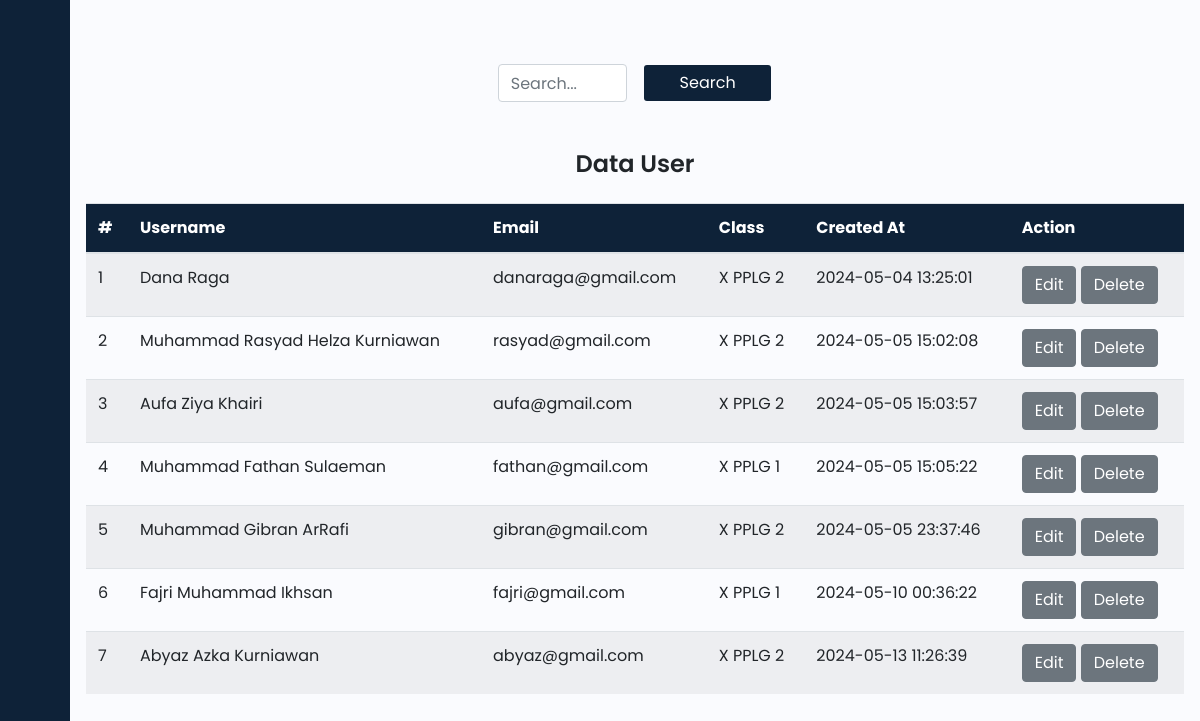
/admin/tabeluser.php (signed in), run on the app's committed database.
### tables this page shows
CREATE TABLE `users` (
  `id` int(11) NOT NULL,
  `username` varchar(255) NOT NULL,
  `email` varchar(255) NOT NULL,
  `class` varchar(255) NOT NULL,
  `password` varchar(255) NOT NULL,
  `created_at` timestamp NOT NULL DEFAULT current_timestamp()
);

### admin/tabeluser.php (the view, shortened to what this page needs)
<!DOCTYPE html>
<html lang="en">
<head>
    <link rel="stylesheet" href="https://maxcdn.bootstrapcdn.com/bootstrap/4.5.2/css/bootstrap.min.css">
    <link rel="stylesheet" href="https://cdnjs.cloudflare.com/ajax/libs/font-awesome/6.5.2/css/all.min.css" />
    <link href="https://cdn.lineicons.com/4.0/lineicons.css" rel="stylesheet" />
    <link rel="stylesheet" href="../public/css/style.css">
</head>
<body>
    <div class="wrapper">
        <aside id="sidebar">
            <div class="d-flex">
                <button class="toggle-btn" type="button">
                </button>
            </div>
            <ul class="sidebar-nav">
                <li class="sidebar-item">
                    <a href="tabeldata.php" class="sidebar-link">
                    </a>
                </li>
                <li class="sidebar-item">
                    <a href="tabeluser.php" class="sidebar-link">
                    </a>
                </li>
                <li class="sidebar-item">
                    <a href="tambahuser.php" class="sidebar-link">
                    </a>
                </li>
                <li class="sidebar-item">
                    <a href="request.php" class="sidebar-link">
                    </a>
                </li>
                <li class="sidebar-item">
                    <a href="controller/logoutadmin.php" class="sidebar-link">
                    </a>
                </li>
            </ul>
        </aside>
        <div class="main p-3">
            <div class="absen">
            <form class="d-flex mx-auto mt-5 w-25 form-group" action="controller/searchuser.php" method="GET">
                <input class="form-control me-2" type="search" name="query" placeholder="Search...">
                <button class="btn ml-3 text-white form-control" type="submit" style="background-color: #0e2238;">Search</button>
            </form>
            <h1 class="text-center mb-4 mt-5">Data User</h1>
                <table id="singleDataRow" class="table table-striped">
                    <thead class="text-white" style="background-color: #0e2238;">
                        <tr>
                            <th>#</th>
                            <th>Username</th>
                            <th>Email</th>
                            <th>Class</th>
                            <th>Created At</th>
                            <th>Action</th>
                        </tr>
                    </thead>
                    <tbody>
                        <?php
                        $conn = new mysqli('localhost', 'root', '', 'absensi');
                        $sql = "SELECT id, username, email, class, created_at FROM users";
                        $result = $conn->query($sql);
                        if ($result->num_rows > 0) {
                            while ($row = $result->fetch_assoc()) {
                                echo "<tr>";
                                echo "<td>" . $row['id'] . "</td>";
                                echo "<td>" . $row['username'] . "</td>";
                                echo "<td>" . $row['email'] . "</td>";
                                echo "<td>" . $row['class'] . "</td>";
                                echo "<td>" . $row['created_at'] . "</td>";
                                echo "<td>
                                        <a href='controller/edituser.php?id=" . $row['id'] . "' class='btn btn-secondary'>Edit</a>
                                        <a href='controller/deleteuser.php?id=" . $row['id'] . "' class='btn btn-secondary'>Delete</a>
                                    </td>";
                                echo "</tr>";
                            }
                        } else {
                            echo "<tr><td colspan='6' class='text-center'>Tidak ada data</td></tr>";
                        }
                        ?>
                    </tbody>
                </table>
            </div>
        </div>
    </div>
</body>
</html>

### public/css/style.css (style rules this page uses)
a { text-decoration: none; }
li { list-style: none; }
h1 { font-weight: 600; font-size: 1.5rem; }
body { font-family: 'Poppins', sans-serif; scroll-behavior: smooth; }
.wrapper { display: flex; }
.main { min-height: 100vh; width: 100%; overflow: hidden; transition: all 0.35s ease-in-out; background-color: #fafbfe; }
#sidebar { width: 70px; min-width: 70px; z-index: 1000; transition: all .25s ease-in-out; background-color: #0e2238; display: flex; flex-direction: column; }
.toggle-btn { background-color: transparent; cursor: pointer; border: 0; padding: 1rem 1.5rem; }
.sidebar-nav { padding: 2rem 0; flex: 1 1 auto; }
a.sidebar-link { padding: .625rem 1.625rem; color: #FFF; display: block; font-size: 0.9rem; white-space: nowrap; border-left: 3px solid transparent; }
.sidebar-item { position: relative; }

### data on the page
users: id "1", username "Dana Raga", email "danaraga@gmail.com", class "X PPLG 2", created_at "2024-05-04 13:25:01"
users: id "2", username "Muhammad Rasyad Helza Kurniawan", email "rasyad@gmail.com", class "X PPLG 2", created_at "2024-05-05 15:02:08"
users: id "3", username "Aufa Ziya Khairi", email "aufa@gmail.com", class "X PPLG 2", created_at "2024-05-05 15:03:57"
users: id "4", username "Muhammad Fathan Sulaeman", email "fathan@gmail.com", class "X PPLG 1", created_at "2024-05-05 15:05:22"
users: id "5", username "Muhammad Gibran ArRafi", email "gibran@gmail.com", class "X PPLG 2", created_at "2024-05-05 23:37:46"
users: id "6", username "Fajri Muhammad Ikhsan", email "fajri@gmail.com", class "X PPLG 1", created_at "2024-05-10 00:36:22"
users: id "7", username "Abyaz Azka Kurniawan", email "abyaz@gmail.com", class "X PPLG 2", created_at "2024-05-13 11:26:39"
